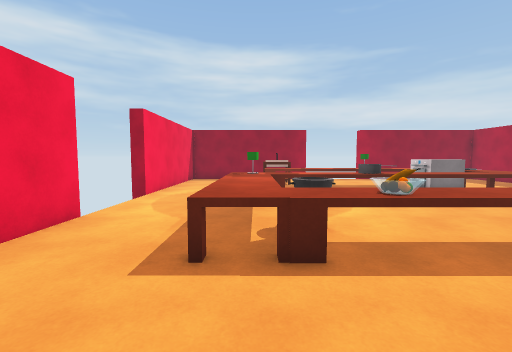
[1] (above)

16 first-person views from a walk through a 3-D level made in the Unity game engine. The camera is 1.5 m above the floor, tilts 4° down and sees 90° across. The floor is counted in squares, 1 m on a side. Each view is taken from the middle of a square. On the plan, view 1 faces up. The plan holds only what a view shows up to about 13 squares ahead; the rest is blank.

[2]
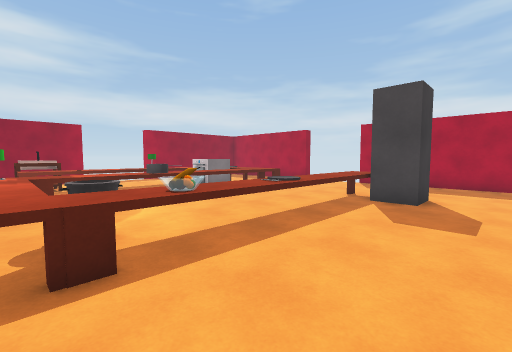

[3]
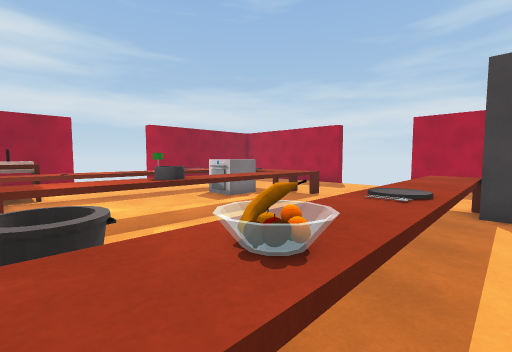

[4]
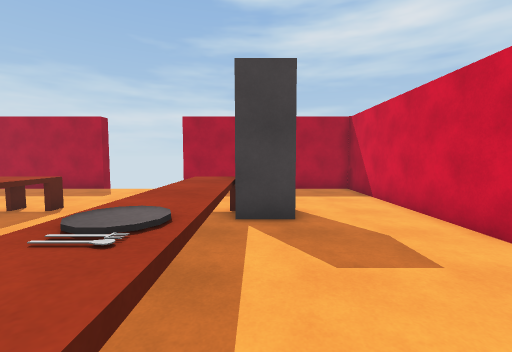

[5]
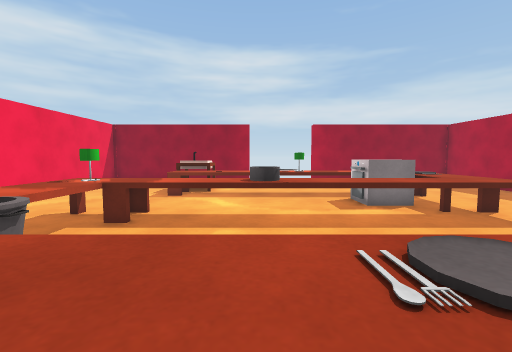

[6]
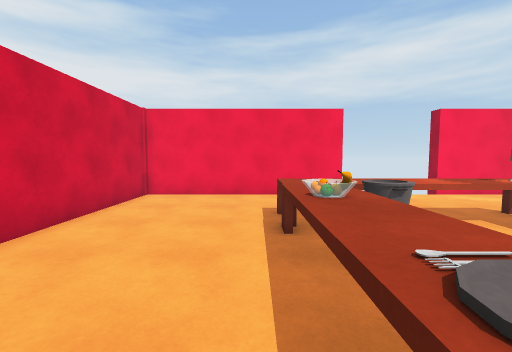

[7]
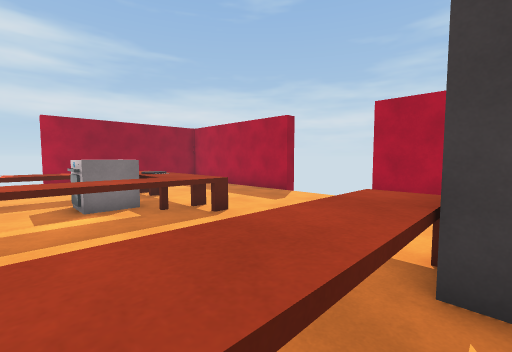

[8]
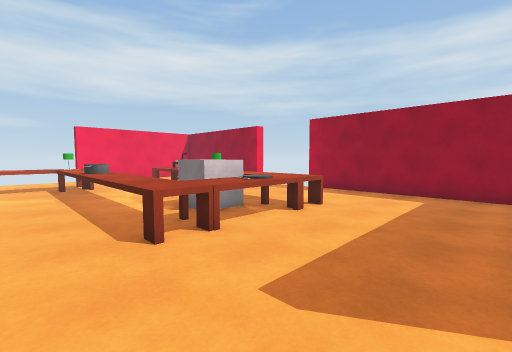

[9]
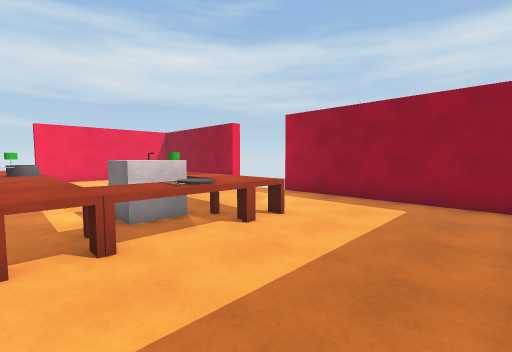

[10]
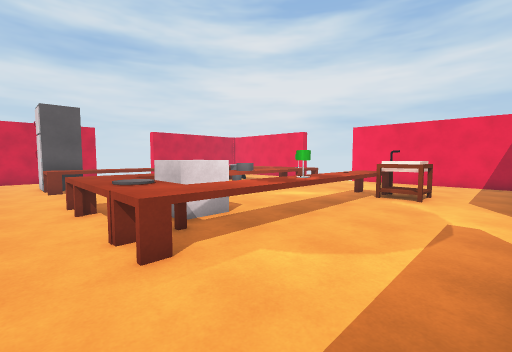

[11]
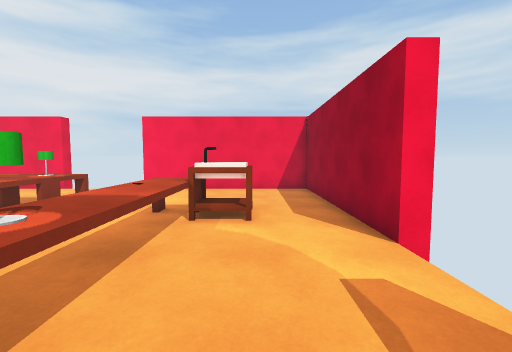

[12]
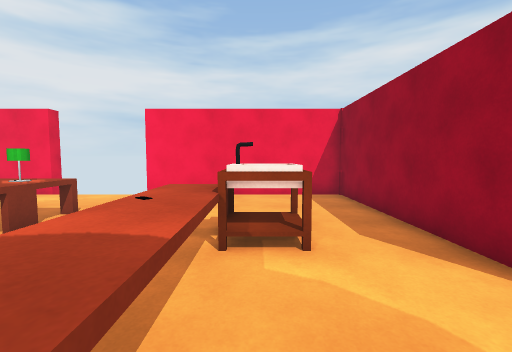

[13]
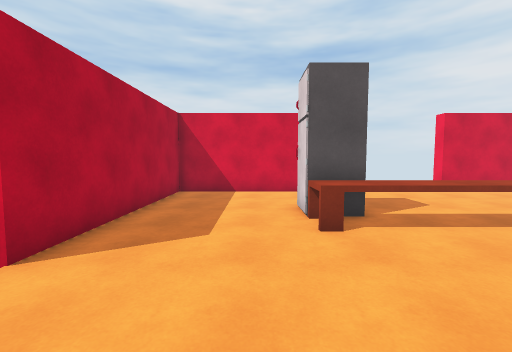

[14]
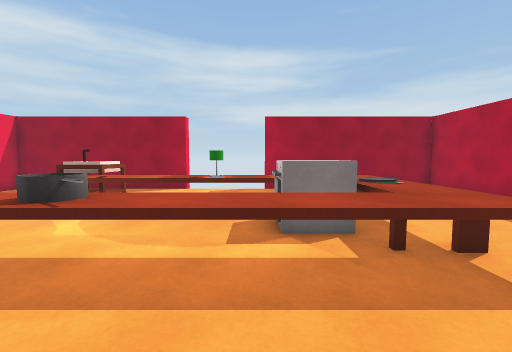

[15]
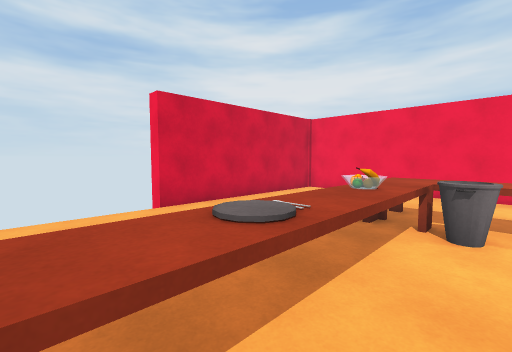

[16]
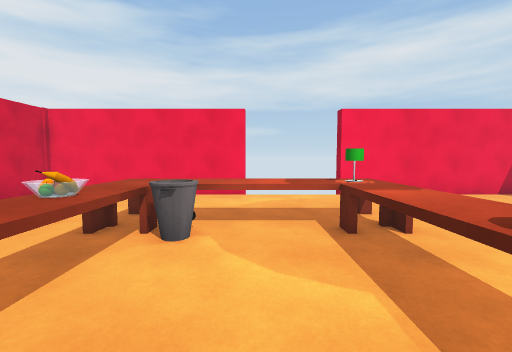

### Floor plan
Key: @ floor where view 1 was taken; # wall or solid block; x gap in a wall; . floor; ^ raised ledge; T table; O other object.
Columns run from 5 left of view 1 to 16 right of it. Each row starts with its distance up from view 1.
 19 #########    #########
 18 #....................#
 17 #....................#
 16 #.....^..............#
 15 #.....^^.............#
 14 #.....^^^^^x^^^^.....#
 13 #.....^O^^^^^^TTT....#
 12 #...........#^T#T....#
 11 #...........#^TTT....#
 10  ...^^^^^^^^^^TTT....
  9  ...^^^^^^^^^^^^.....
  8  ...^^...............
  7  ...^^...............
  6 #...^^#..............#
  5 #...^^^^^^^^^^^^.....#
  4 #...^^^.^^^^^^^^#....#
  3 #.............###....#
  2 #.............###....#
  1 #....................#
  0 #....@...............#
 -1 #....................#
 -2 #########    #########

Positions as (right, up) in squares from view 1, and headings:
1: (0, 0), facing up
2: (0, 0), facing up-right
3: (1, 3), facing up-right
4: (3, 3), facing right
5: (4, 3), facing up
6: (6, 3), facing left
7: (6, 3), facing up-right
8: (15, 7), facing up-left
9: (15, 9), facing up-left
10: (12, 18), facing down-left
11: (8, 16), facing left
12: (6, 15), facing left
13: (12, 10), facing down
14: (7, 6), facing up
15: (7, 6), facing down-left
16: (6, 7), facing left
